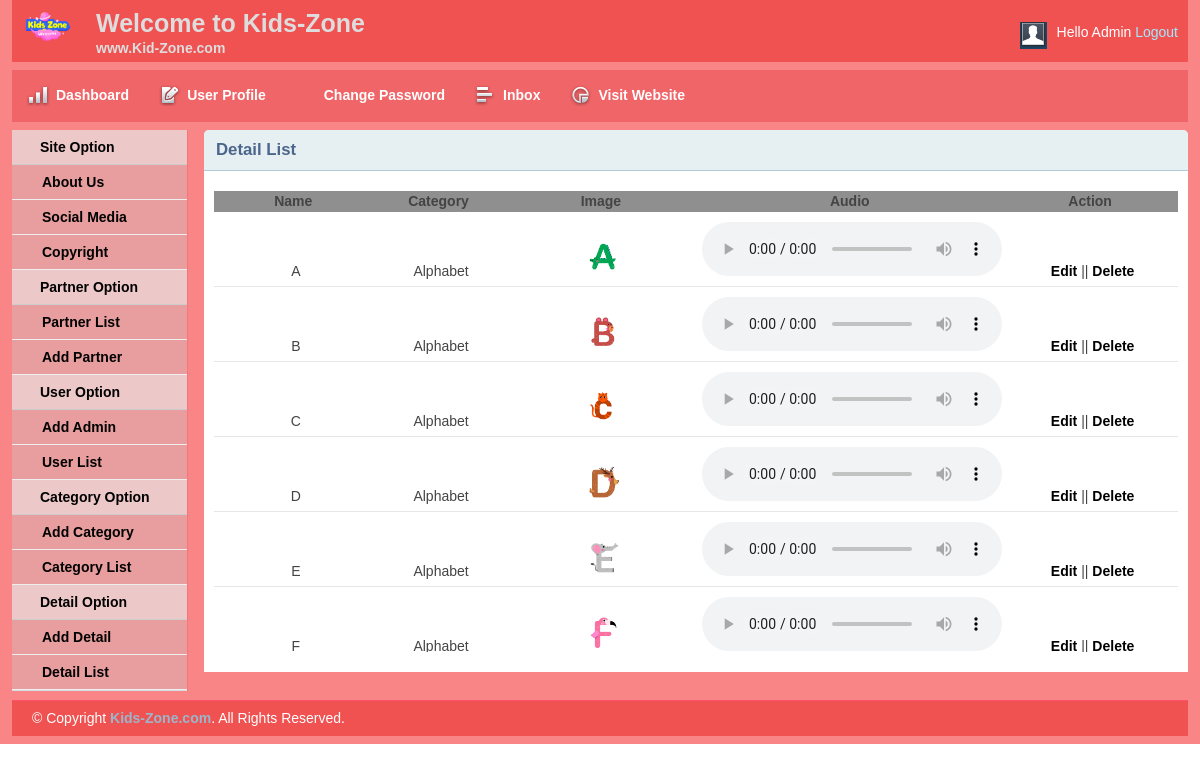
Screenshot of /admin/view/detail_list.php with the database file from the repository.
### tables this page shows
CREATE TABLE `details` (
  `id` int NOT NULL AUTO_INCREMENT,
  `category_id` int DEFAULT NULL,
  `name` varchar(45) DEFAULT NULL,
  `image` varchar(45) DEFAULT NULL,
  `audio` varchar(45) DEFAULT NULL,
  `create_at` timestamp NULL DEFAULT CURRENT_TIMESTAMP,
  `update_at` timestamp NULL DEFAULT CURRENT_TIMESTAMP,
  `deleted` int DEFAULT '0',
  PRIMARY KEY (`id`),
  KEY `FK_categories_details_idx` (`category_id`),
  CONSTRAINT `FK_categories_details` FOREIGN KEY (`category_id`) REFERENCES `categories` (`id`)
);

CREATE TABLE `categories` (
  `id` int NOT NULL AUTO_INCREMENT,
  `name` varchar(45) DEFAULT NULL,
  `description` text,
  `image` varchar(45) DEFAULT NULL,
  `create_at` timestamp NULL DEFAULT CURRENT_TIMESTAMP,
  `update_at` timestamp NULL DEFAULT CURRENT_TIMESTAMP,
  `deleted` int DEFAULT '0',
  PRIMARY KEY (`id`)
);

### admin/model/dbhelper.php (called while the page is built, shortened)
<?php
    function connect(){
        $conn = new mysqli('localhost', 'root', 'ht010203', 'e_project_1');
        return $conn;
    }
    function selectCatByid($id_input){
        $conn = connect();
        $sql = "SELECT * FROM categories where id = ?";
        $stmt = $conn->prepare($sql);
        $stmt->bind_param("i", $id);
        $id = $id_input;
        $stmt->execute();
        $result = $stmt->get_result();
        return $result;
    }
    function selectDetail(){
        $conn = connect();
        $sql = "SELECT * FROM details";
        $result = $conn->query($sql);
        return $result;
    }
?>

### admin/view/detail_list.php (the view, shortened to what this page needs)
<?php include '../inc/header.php';?>
<?php include '../inc/sidebar.php';?>
<?php
	$resultDetail = selectDetail();
?>
<div class="grid_10">
    <div class="box round first grid">
        <h2>Detail List</h2>
        <div class="block scroll_block">
            <table class="data display datatable" id="example">
			<thead>
				<tr>
					<th>Name</th>
					<th>Category</th>
					<th>Image</th>
					<th>Audio</th>
					<th>Action</th>
				</tr>
			</thead>
			<tbody>
				<?php
					if($resultDetail->num_rows>0){
						while($rowDetail = $resultDetail->fetch_assoc()){
							$resultCatByID = selectCatByid($rowDetail['category_id']);
							$nameCat = $resultCatByID->fetch_assoc();
							echo "<tr class='odd gradeX'>
								<td>{$rowDetail['name']}</td>
								<td>{$nameCat['name']}</td>
								<td style='width:20%; text-align:center;'><img src='../../img/{$rowDetail['image']}' alt='' style='width:20%;'></td>
								<td class='center' style='width:30%; height:auto; padding-top: 10px;'>
									<audio controls>
										<source src='../voice/{$rowDetail['audio']}' type='audio/mpeg'>
										Your browser does not support the audio element.
									</audio>
								</td>";
							if($rowDetail['deleted']==0){
								echo"<td><a href=''>Edit</a> || <a onclick='confirmDelete()'>Delete</a></td>
								</tr>";
							} else{
								echo"<td><a href=''>Restore</a></td>
								</tr>";
							}
						}
					}
				?>
			</tbody>
		</table>
       </div>
    </div>
</div>
<?php include '../inc/footer.php';?>

### admin/inc/header.php (shortened to what this page needs)
<?php
    include('../model/dbhelper.php');
?>
<!DOCTYPE html>
<html>
<head>
    <link rel="stylesheet" type="text/css" href="../css/reset.css" media="screen" />
    <link rel="stylesheet" type="text/css" href="../css/text.css" media="screen" />
    <link rel="stylesheet" type="text/css" href="../css/grid.css" media="screen" />
    <link rel="stylesheet" type="text/css" href="../css/layout.css" media="screen" />
    <link rel="stylesheet" type="text/css" href="../css/nav.css" media="screen" />
    <link href="css/table/demo_page.css" rel="stylesheet" type="text/css" />
</head>
<body>
    <div class="container_12">
        <div class="grid_12 header-repeat">
            <div id="branding">
                <div class="floatleft logo">
                    <a href=""> <img src="../img/welcome.png" alt="Logo" /></a>
				</div>
				<div class="floatleft middle">
					<h1>Welcome to Kids-Zone</h1>
					<p>www.Kid-Zone.com</p>
				</div>
                <div class="floatright">
                    <div class="floatleft">
                        <img src="../img/img-profile.jpg" alt="Profile Pic" />
                    </div>
                    <div class="floatleft marginleft10">
                        <ul class="inline-ul floatleft">
                            <li>Hello Admin</li>
                            <li><a href="../view/login.php">Logout</a></li>
                        </ul>
                    </div>
                </div>
            </div>
        </div>
        <div class="grid_12">
            <ul class="nav main">
                <li class="ic-dashboard"><a href="../view/index.php"><span>Dashboard</span></a> </li>
                <li class="ic-form-style"><a href="../view/user_profile.php"><span>User Profile</span></a></li>
				<li class="ic-typography"><a href="../view/changepassword.php"><span>Change Password</span></a></li>
				<li class="ic-grid-tables"><a href="../view/inbox.php"><span>Inbox</span></a></li>
                <li class="ic-charts"><a href="../../view/index.php"><span>Visit Website</span></a></li>
            </ul>
        </div>

### admin/inc/sidebar.php
<div class="grid_2">
    <div class="box sidemenu">
        <div class="block" id="section-menu">
            <ul class="section menu">
                <li><a class="menuitem">Site Option</a>
                    <ul class="submenu">
                        <li><a href="about_us.php">About Us</a></li>
                        <li><a href="social.php">Social Media</a></li>
                        <li><a href="copyright.php">Copyright</a></li>
                    </ul>
                </li>
                <li><a class="menuitem">Partner Option</a>
                    <ul class="submenu">
                        <li><a href="partner_list.php">Partner List</a></li>
                        <li><a href="partner_add.php">Add Partner</a></li>
                    </ul>
                </li>
				<li><a class="menuitem">User Option</a>
                    <ul class="submenu">
                        <li><a href="admin_add.php">Add Admin</a> </li>
                        <li><a href="user_list.php">User List</a> </li>
                    </ul>
                </li>
                <li><a class="menuitem">Category Option</a>
                    <ul class="submenu">
                        <li><a href="cat_add.php">Add Category</a> </li>
                        <li><a href="cat_list.php">Category List</a> </li>
                    </ul>
                </li>
                <li><a class="menuitem">Detail Option</a>
                    <ul class="submenu">
                        <li><a href="detail_add.php">Add Detail</a> </li>
                        <li><a href="detail_list.php">Detail List</a> </li>
                    </ul>
                </li>
            </ul>
        </div>
    </div>
</div>

### admin/inc/footer.php (shortened to what this page needs)
    </div>
    <div class = "container_14">
        <div id="site_info">
            <p>
            &copy; Copyright <a href="http://Kids-Zone.com">Kids-Zone.com</a>. All Rights Reserved.
            </p>
        </div>
    </div>
</body>
</html>

### admin/css/text.css (style rules this page uses)
body { font: 13px/1.5 Tahoma, Helvetica, Arial, 'Liberation Sans', FreeSans, sans-serif; }
h1 { font-size: 25px; }
h2 { font-size: 23px; }
ul { list-style: square; }
li { margin-left: 30px; }
p, dl, hr, h1, h2, h3, h4, h5, h6, ol, ul, pre, table, address, fieldset { margin-bottom: 20px; }

### admin/css/grid.css (style rules this page uses)
.container_12, .container_16 { min-height: 620px; width: 100%; }
.grid_1, .grid_2, .grid_3, .grid_4, .grid_5, .grid_6, .grid_7, .grid_8, .grid_9, .grid_10, .grid_11, .grid_12, .grid_13, .grid_14, .grid_15, .grid_16 { display: inline; float: left; margin-left: 1%; margin-right: 1%; }
.container_12 .grid_12, .container_16 .grid_16 { width: 98%; }
.container_12 .grid_2 { width: 14.666%; }
.container_12 .grid_10 { width: 81.333%; }

### admin/css/layout.css (style rules this page uses)
body { background: #fff none repeat scroll 0 0; color: #444; font-size: 14px; padding: 0; }
.floatleft { float:left; }
.logo img { margin-top: -15px; width: 52px; }
.middle { margin-left: 22px; margin-top: -14px; }
.middle h1 { color:#ddd; margin:0 }
.middle p { color: #ddd; margin: 0; font-weight: bold; }
.floatright { float:right; }
.inline-ul li { display:inline; color:#fff; }
.marginleft10 { margin-left:10px; }
a { color: #000; font-weight:bold; text-decoration: none; }
.container_12, .container_16 , .container_14 { background:#f98587; }
h1, h2, h3, h4, h5, h6 { line-height:1.2em; margin-bottom:.3em; }
h2 { margin-top:1em; }
#branding { font-weight: normal; margin-bottom: 0; padding: 22px 10px 3px; text-align: left; }
.header-repeat { background:url(../img/header-repeat.png) repeat-x; }
#branding a { color:#A1EAFF; font-weight:normal; }
#branding ul, #branding ul li { margin:0px; padding:0px; }
#branding li { padding:0px 0px 0px 0px !important; }
.box { background:#fff; margin-bottom:20px; padding:10px 10px 10px 10px; margin-left:-8px; }
.box.grid { padding-bottom:20px; }
.box.round { -moz-border-radius: 5px 5px 0px 0px; -webkit-border-radius: 5px 5px 0px 0px; border-radius: 5px 5px 0px 0px; }
.box h2 { font-size:1.2em; font-weight:bold; color:#4b658b; background:#E6F0F3; margin:-10px -10px 0 -10px; padding:10px 12px; border-bottom:1px solid #B3CBD6; border-radius: 5px 5px 0px 0px; -moz-border-radius: 5px 5px 0px 0px; -webkit-border-radius: 5px 5px 0px 0px; }
.box.first { min-height: 406px; }
.block { padding-top:20px; }
.box.sidemenu { background-color:#D1DEE4; border-right:1px solid #f77678; padding:0px; margin:0px; cursor:pointer; }
.box.sidemenu .block { padding-top:0px; margin-top:0px; }
p { margin-bottom:1em; }
ul, ol { padding-top:0; }
ul.menu { list-style:none; border-top:1px solid #bbb; }
ul.menu li { margin:0; }
ul.menu li a { display:block; padding:4px 10px; border-bottom:1px solid #ccc; }
ul.menu ul { list-style:none; margin:0; }
ul.menu ul li a { padding-left:30px; }
ul.section { border-top:0; margin-bottom:0; }
ul.section li a { background:#edc8c8; line-height:26px; padding-left:28px; }
ul.section li li a { background:#e89e9e; border-bottom:1px solid #eee; }
ul.section ul li { text-transform:none; }
tbody tr td { text-align: center; }
#site_info { color:#fff; background:url(../img/header-repeat.png) repeat-x; border-top:1px solid #fd526c; padding-left:20px; margin-top: 8px; margin-bottom: 8px; margin-left: 1%; margin-right: 1%; }
#site_info p { line-height:35px; margin-bottom:0px; }
#site_info a { color:#9ab6cc; }
.block { padding-bottom:1px; }
.scroll_block { max-height: 460px; overflow-y: auto; }
table.display { margin: 0 auto; clear: both; width: 100%; }
table.display th { background:#8f8f8f; }
tr.odd { height: 30px; line-height: 30px; border-bottom:1px solid #e6e6e6; }
tr.odd td, tr.even td { padding-left:5px; }

### rows the page displays
details: name "A", category.name "Alphabet", image (picture), deleted "Edit"
details: name "B", category.name "Alphabet", image (picture), deleted "Edit"
details: name "C", category.name "Alphabet", image (picture), deleted "Edit"
details: name "D", category.name "Alphabet", image (picture), deleted "Edit"
details: name "E", category.name "Alphabet", image (picture), deleted "Edit"
details: name "F", category.name "Alphabet", image (picture), deleted "Edit"
